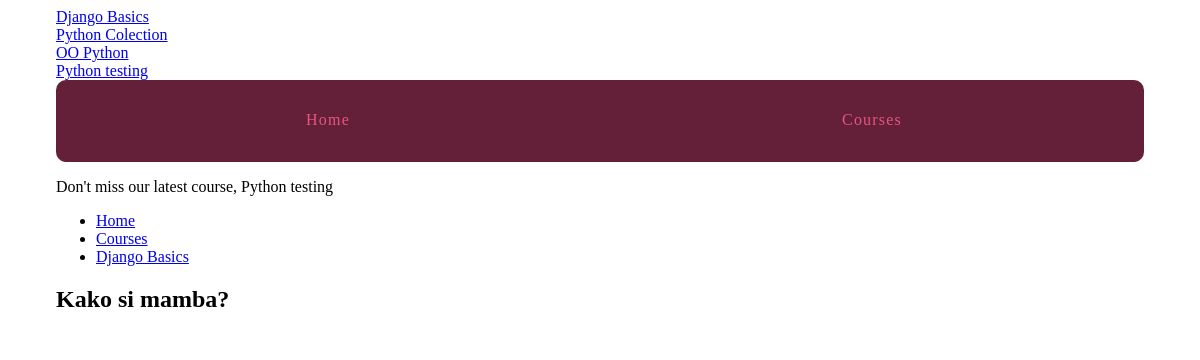
The app's page /courses/1/q3 with its own data.
### courses/models.py (models this page shows, shortened)
class Course(models.Model):
    created_at = models.DateTimeField(auto_now_add=True)
    title = models.CharField(max_length=255)
    description = models.TextField()
    def __str__(self):
        return self.title

class Step(models.Model):
    title = models.CharField(max_length=255)
    description = models.TextField()
    order = models.IntegerField(default=0)
    course = models.ForeignKey(Course,  on_delete=models.CASCADE,)
    class Meta:
        abstract = True
        ordering = ['order',]

class Quiz(Step):
    total_questions = models.IntegerField(default=4)
    class Meta:
        verbose_name_plural = "Quizzes"

### courses/views.py (the view)
# urls.py: url(r'(?P<course_pk>\d+)/q(?P<step_pk>\d+)$', views.quiz_detail, name='Quiz'),
def quiz_detail(request, course_pk, step_pk):
    step = get_object_or_404(models.Quiz, course_id=course_pk, pk=step_pk)
    return render(request, 'courses/quiz_detail.html', {'step': step})

### courses/templatetags/course_extras.py (called while the page is built)
@register.simple_tag
def newest_course():
    return Course.objects.latest('created_at')

@register.inclusion_tag('courses/course_nav.html')
def nav_courses_list():
    courses = Course.objects.all()
    return {'courses': courses}

### courses/templates/courses/quiz_detail.html (shortened to what this page needs)
{% extends "courses/layout.html" %}
{% load course_extras %}
{% block breadcrumbs %}
    <li><a href="{% url 'courses:Detail' pk=step.course.pk %}">{{ step.course.title }}</a></li>
{% endblock %}
{% block content %}
    <div class="row columns">
        <article>
            {{ block.super }}
            <h1>{{ step.title }}</h1>
        </article>
    </div>
{% endblock %}

### templates/layout.html (shortened to what this page needs)
{% load static %}
{% load course_extras %}
<!doctype html>
<html>
    <head>
        <link rel="stylesheet" href="{% static 'css/layout.css' %}">
    </head>
    <body>
        <div class="site-container">
            <div>{% nav_courses_list %}</div>
            <nav>
                <a href="{% url 'Home' %}">Home</a>
                <a href="{% url 'courses:Courses' %}">Courses</a>
            </nav>
            <p>Don't miss our latest course, {% newest_course %}</p>
            {% block content %}{% endblock %}
        </div>
    </body>
</html>

### courses/templates/courses/course_nav.html
{% for course in courses %}
    <div><a href="{% url 'courses:Detail' pk=course.pk %}">{{ course.title }}</a></div>
{% endfor %}

### assets/css/layout.css (style rules this page uses)
html { box-sizing: border-box; }
*, *::after, *::before { box-sizing: inherit; }
.site-container { max-width: 68em; margin-left: auto; margin-right: auto; }
.site-container::after { clear: both; content: ""; display: table; }
.site-container nav { width: 100%; display: table; width: 100%; table-layout: fixed; border-bottom-left-radius: 10px; border-bottom-right-radius: 10px; border-top-left-radius: 10px; border-top-right-radius: 10px; border-bottom-left-radius: 10px; border-top-left-radius: 10px; border-bottom-right-radius: 10px; border-top-right-radius: 10px; background-color: #642039; margin-bottom: 1em; overflow: hidden; }
.site-container nav a { display: table-cell; width: 8.33333%; padding: 10px; border-bottom: 2px solid #642039; color: #e6557e; letter-spacing: 0.075em; line-height: 60px; text-align: center; text-decoration: none; }

### records on screen
Course: title "Django Basics"
Course: title "Python Colection"
Course: title "OO Python"
Course: title "Python testing"
Quiz: course "Django Basics", title "Kako si mamba?"
